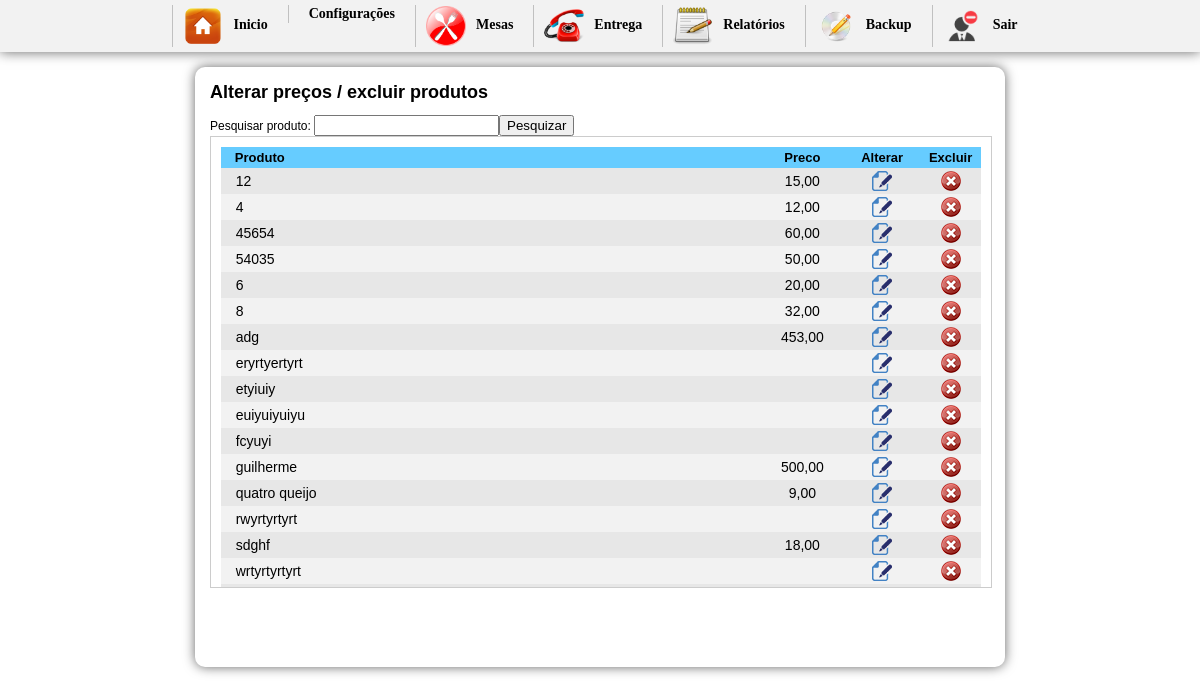
The page /inicio.php?btn=alterapreco (signed in) on the database its author committed.
### tables this page shows
CREATE TABLE `tbl_produtos` (
  `cod` int(11) NOT NULL AUTO_INCREMENT,
  `nome` varchar(150) NOT NULL,
  `img` varchar(36) NOT NULL,
  `preco` varchar(10) NOT NULL,
  `id_categoria` int(30) NOT NULL,
  `destino` int(1) NOT NULL,
  PRIMARY KEY (`cod`)
);

### alterapreco.php (the view, shortened to what this page needs)
<h1>Alterar preços / excluir produtos</h1>
<div layer="bosta">
      <form action="?btn=alterapreco&pesquizar=pesquizar" method="post" enctype="multipart/form-data">
Pesquisar produto: <input name="pesquizar" type="text" /><input name="" type="submit" value="Pesquizar" />
</form>
    </div>
<div id="boxcadProdutos">
  <div id="altera">
<table width="100%" border="0" cellpadding="3" cellspacing="0">
  <tr>
    <td width="71%" bgcolor="#66CCFF"><strong>&nbsp;&nbsp;&nbsp;Produto</strong></td>
    <td width="11%" align="center" bgcolor="#66CCFF"><strong>Preco</strong></td>
    <td width="10%" align="center" bgcolor="#66CCFF"><strong>Alterar</strong></td>
    <td width="8%" align="center" bgcolor="#66CCFF"><strong>Excluir</strong></td>
  </tr>
  	<?php
	$pesquizar = $_POST['pesquizar'];
	$sql_select = mysql_query("SELECT * FROM tbl_produtos WHERE nome like'$pesquizar%' ORDER BY nome ASC");
	while($ver = mysql_fetch_array($sql_select)){
		$background = (++$i%2) ? '#e7e7e7' : '#F2F2F2';
	?>
  <tr>
    <td style="font-size:14px;" bgcolor="<?php echo $background ?>">&nbsp;&nbsp;&nbsp;<?php echo $ver['nome'] ?></td>
    <td align="center" style="font-size:14px;" bgcolor="<?php echo $background ?>"><?php echo str_replace(".",",",$ver['preco']); ?></td>
    <td align="center" style="font-size:14px;" bgcolor="<?php echo $background ?>">
         <a href="updatePreco.php?cod=<?php echo $ver['cod']?>"
         onclick="NovaJanela(this.href,'nomeJanela','400','260','yes');return false">
         <img src="imagens/file_edit.png" width="20" height="20" border="0" />
         </a>
 </td>
    <td align="center" style="font-size:14px;" bgcolor="<?php echo $background ?>">
    <a href="javascript:confirmardel('?cod=<?php echo $ver['cod']?>')"><img src="imagens/excluir.png" width="20" height="20" border="0" /></a>
    </td>
  </tr>
  <?php } ?>
</table>
</div>
</div>

### css/css.css (style rules this page uses)
body { margin-left: 0px;margin-top: 0px;margin-right: 0px;margin-bottom: 0px; background-color:#FFF; font-family:Verdana, Geneva, sans-serif; font-size:12px; }
h1 { font-size:18px; margin-top:0; }
#boxcadProdutos { width:780px; height:450px; margin:0 auto; border:1px solid #ccc; background:#FFF; overflow:auto; }
#altera { padding:10px; height:100px;font-size:13px; }

### rows shown on the page
tbl_produtos: nome "12", preco "15,00"
tbl_produtos: nome "4", preco "12,00"
tbl_produtos: nome "45654", preco "60,00"
tbl_produtos: nome "54035", preco "50,00"
tbl_produtos: nome "6", preco "20,00"
tbl_produtos: nome "8", preco "32,00"
tbl_produtos: nome "adg", preco "453,00"
tbl_produtos: nome "eryrtyertyrt"
tbl_produtos: nome "etyiuiy"
tbl_produtos: nome "euiyuiyuiyu"
tbl_produtos: nome "fcyuyi"
tbl_produtos: nome "guilherme", preco "500,00"
tbl_produtos: nome "quatro queijo", preco "9,00"
tbl_produtos: nome "rwyrtyrtyrt"
tbl_produtos: nome "sdghf", preco "18,00"
tbl_produtos: nome "wrtyrtyrtyrt"
